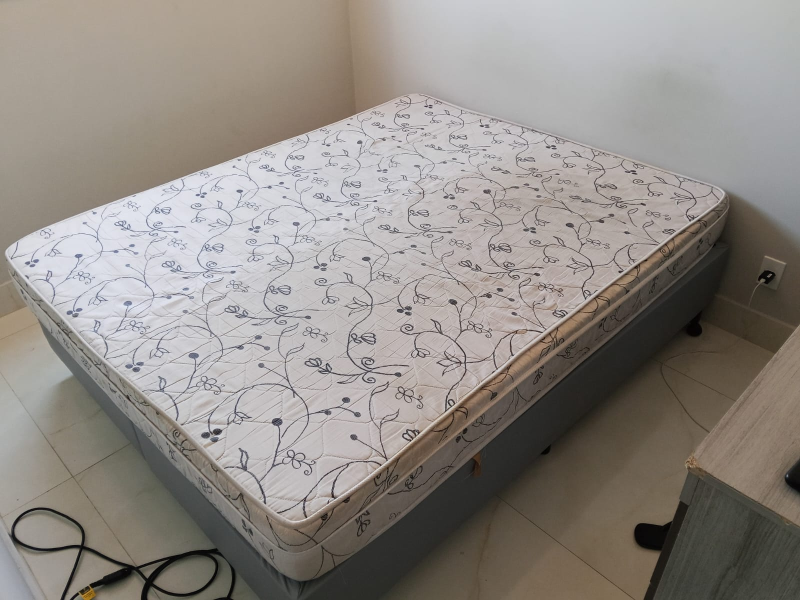
#> input picture photo_input/colchao1A.jpeg, 1600 x 1200 px (shown at 1/2 size); its folder holds only this picture in this run
$ python prepare_result_photos.py
#> lines starting #> are read from the running program, lines starting #| are printed output that depends on the picture
from __future__ import annotations

import argparse
import re
import unicodedata
from pathlib import Path

from PIL import Image, ImageEnhance, ImageOps


BASE_DIR = Path(__file__).resolve().parent
DEFAULT_INPUT_DIR = BASE_DIR / "photo_input"
DEFAULT_OUTPUT_DIR = BASE_DIR / "assets" / "resultados"
DEFAULT_TARGET_SIZE = (1200, 900)
DEFAULT_QUALITY = 86
SUPPORTED_EXTENSIONS = {".jpg", ".jpeg", ".png", ".webp"}


def slugify(filename: str) -> str:
    normalized = unicodedata.normalize("NFKD", filename)
    normalized = normalized.encode("ascii", "ignore").decode("ascii")
    normalized = normalized.lower().strip()
    normalized = re.sub(r"\s+", "_", normalized)
    normalized = re.sub(r"[^a-z0-9_-]", "", normalized)
    return normalized or "imagem"


def crop_to_ratio(image: Image.Image, target_width: int, target_height: int) -> Image.Image:
    source_width, source_height = image.size
    target_ratio = target_width / target_height
    source_ratio = source_width / source_height

    if source_ratio > target_ratio:
        new_width = int(source_height * target_ratio)
        left = (source_width - new_width) // 2
        return image.crop((left, 0, left + new_width, source_height))

    new_height = int(source_width / target_ratio)
    top = (source_height - new_height) // 2
    return image.crop((0, top, source_width, top + new_height))


def process_image(source_path: Path, output_path: Path, target_size: tuple[int, int], quality: int) -> None:
#> called with target_size = (1200, 900), quality = 86
    with Image.open(source_path) as image:
#> image is the input picture: PIL image 1600x1200 RGB; mean R, G, B 145.2, 139.5, 134.3
        image = ImageOps.exif_transpose(image).convert("RGB")
        image = ImageOps.autocontrast(image, cutoff=1)
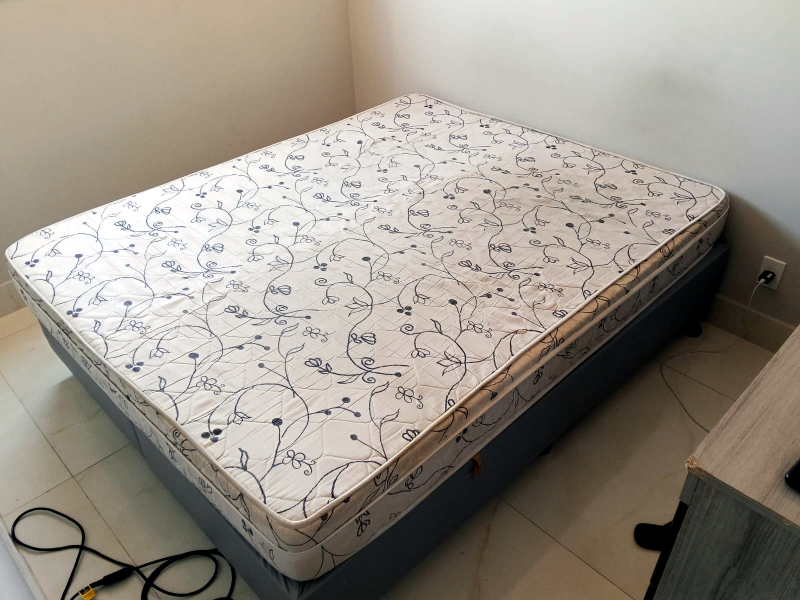
#> image: PIL image 1600x1200 RGB (shown at 1/2 size); mean R, G, B 153.2, 145.8, 135.8
        image = crop_to_ratio(image, *target_size)
        image = image.resize(target_size, Image.Resampling.LANCZOS)
#> image: PIL image 1200x900 RGB

        image = ImageEnhance.Contrast(image).enhance(1.05)
        image = ImageEnhance.Color(image).enhance(1.03)
        image = ImageEnhance.Sharpness(image).enhance(1.08)

        output_path.parent.mkdir(parents=True, exist_ok=True)
        image.save(output_path, "WEBP", quality=quality, method=6)


def parse_args() -> argparse.Namespace:
    parser = argparse.ArgumentParser(description="Prepara fotos para a pasta de resultados do site.")
    parser.add_argument("--input-dir", type=Path, default=DEFAULT_INPUT_DIR, help="Pasta com fotos originais")
    parser.add_argument("--output-dir", type=Path, default=DEFAULT_OUTPUT_DIR, help="Pasta de saida WEBP")
    parser.add_argument("--width", type=int, default=DEFAULT_TARGET_SIZE[0], help="Largura de saida")
    parser.add_argument("--height", type=int, default=DEFAULT_TARGET_SIZE[1], help="Altura de saida")
    parser.add_argument("--quality", type=int, default=DEFAULT_QUALITY, help="Qualidade WEBP (0-100)")
    return parser.parse_args()


def main() -> None:
    args = parse_args()
    input_dir: Path = args.input_dir
    output_dir: Path = args.output_dir
    target_size = (args.width, args.height)
    quality = max(0, min(100, args.quality))

    input_dir.mkdir(parents=True, exist_ok=True)
    output_dir.mkdir(parents=True, exist_ok=True)

    source_files = sorted(
        path for path in input_dir.iterdir() if path.is_file() and path.suffix.lower() in SUPPORTED_EXTENSIONS
    )

    if not source_files:
        print(f"Nenhuma foto encontrada em {input_dir.as_posix()}.")
        print("Coloque imagens JPG, JPEG, PNG ou WEBP nessa pasta e execute novamente.")
        return

    for source_path in source_files:
        output_name = f"{slugify(source_path.stem)}.webp"
        output_path = output_dir / output_name
        process_image(source_path, output_path, target_size, quality)
        print(f"OK: {source_path.name} -> {output_path.relative_to(BASE_DIR).as_posix()}")

    print("Tratamento concluido.")
    print(f"As imagens prontas estao em {output_dir.relative_to(BASE_DIR).as_posix()}.")


if __name__ == "__main__":
    main()

$ run again, on photo_input/sofa2A.jpeg
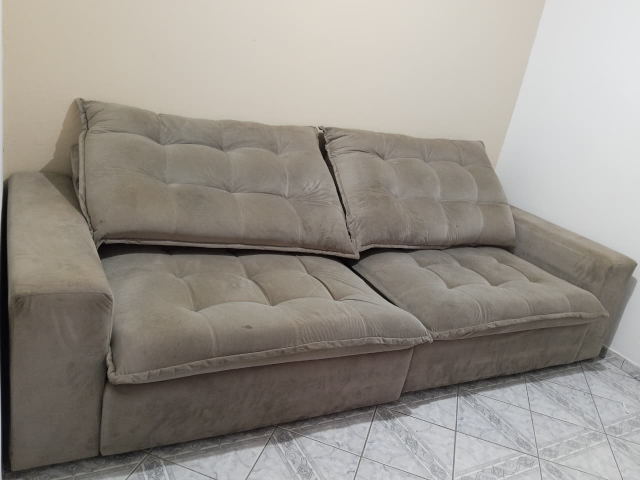
#> input picture photo_input/sofa2A.jpeg, 1280 x 960 px (shown at 1/2 size)
#> in process_image, image is the input picture: PIL image 1280x960 RGB; mean R, G, B 150.7, 145.1, 137.5
#> in process_image, `image = ImageOps.autocontrast(image, cutoff=1)`:
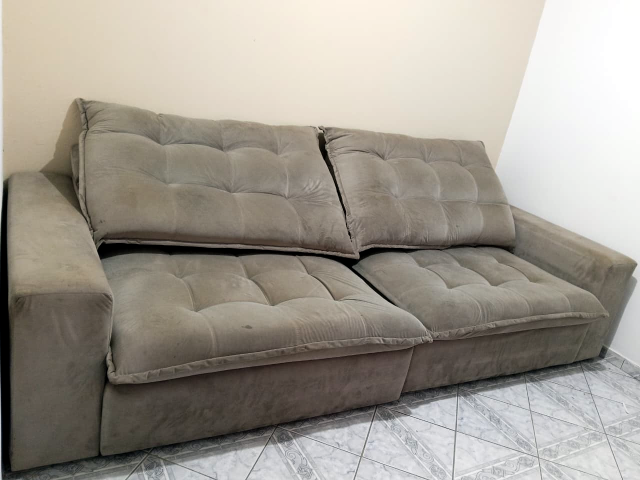
#> image: PIL image 1280x960 RGB (shown at 1/2 size); mean R, G, B 160, 154.2, 144.7

$ run again, on photo_input/sofa2D.jpeg
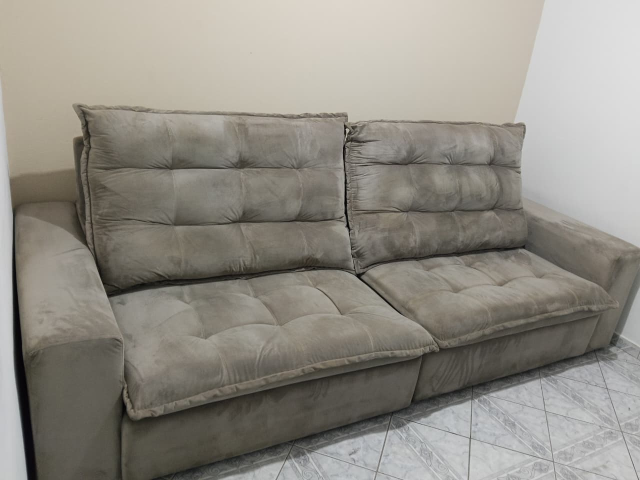
#> input picture photo_input/sofa2D.jpeg, 1280 x 960 px (shown at 1/2 size)
#> in process_image, image is the input picture: PIL image 1280x960 RGB; mean R, G, B 144.8, 141, 132.6
#> in process_image, `image = ImageOps.autocontrast(image, cutoff=1)`:
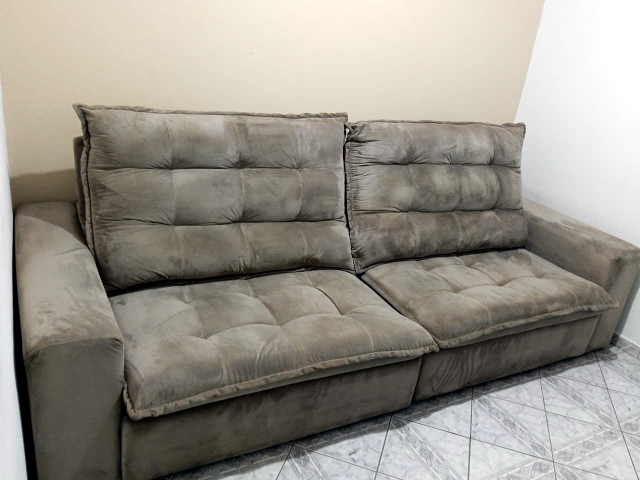
#> image: PIL image 1280x960 RGB (shown at 1/2 size); mean R, G, B 152.1, 147.5, 138.6

$ run again, on photo_input/sofa3A.jpeg
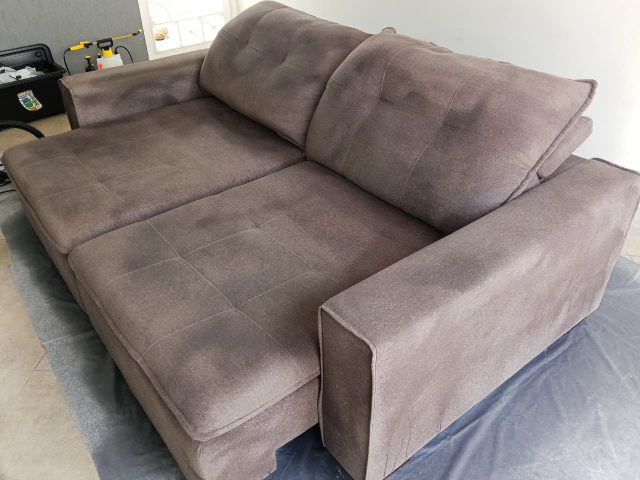
#> input picture photo_input/sofa3A.jpeg, 1280 x 960 px (shown at 1/2 size)
#> in process_image, image is the input picture: PIL image 1280x960 RGB; mean R, G, B 138.1, 128.4, 125.3
#> in process_image, `image = ImageEnhance.Contrast(image).enhance(1.05)`:
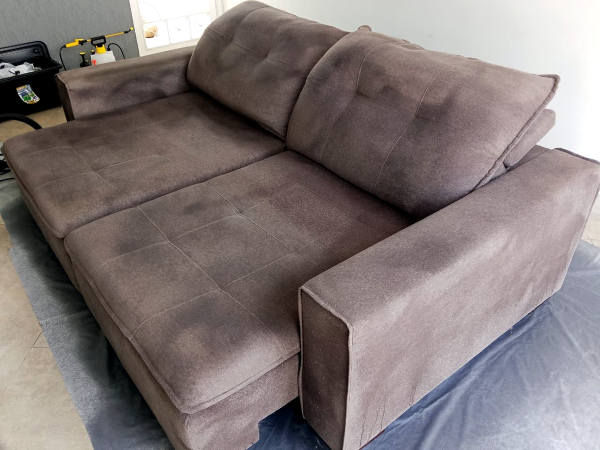
#> image: PIL image 1200x900 RGB (shown at 1/2 size); mean R, G, B 129.7, 119.9, 119.2

$ run again, on photo_input/colchao1D.jpeg
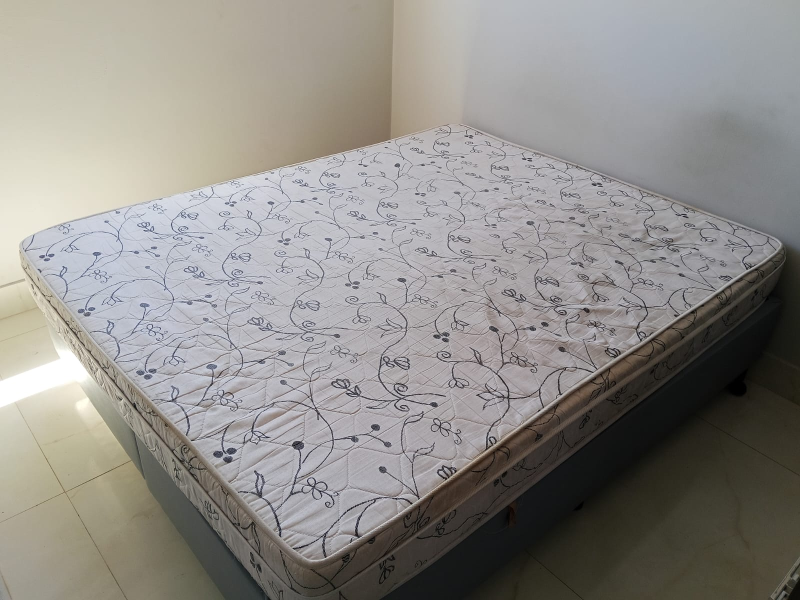
#> input picture photo_input/colchao1D.jpeg, 1600 x 1200 px (shown at 1/2 size)
#> in process_image, image is the input picture: PIL image 1600x1200 RGB; mean R, G, B 144.3, 141.6, 137.6
#> in process_image, `image = ImageOps.autocontrast(image, cutoff=1)`:
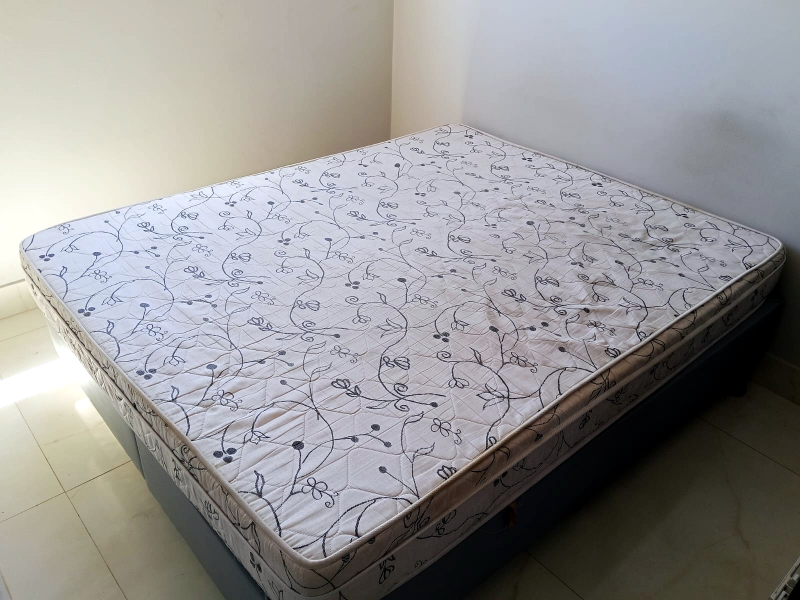
#> image: PIL image 1600x1200 RGB (shown at 1/2 size); mean R, G, B 149.3, 148.2, 148.5
